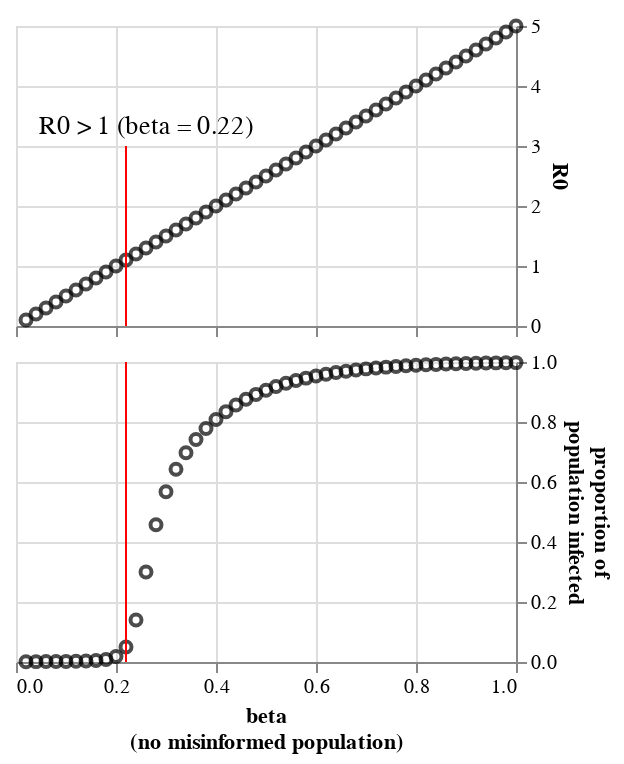

Source (notebook cell):
### Code cell
beta_val = np.round(r0frames[r0frames['r0'] > 1]['beta'].min(), 2)

rule_text_df = pd.DataFrame({
    'x' : [r0frames[r0frames['r0'] > 1]['beta'].min()],
    'y1' : [0],
    'y2' : [3],
    'text' : [f"R0 > 1 (beta = {beta_val})"]
})

r0fig1 = alt.Chart(r0frames).mark_point(color='black', size=30).encode(
    x = alt.X(
        'beta:Q',
        axis = alt.Axis(
            title = None,
            labels = False,
            labelExpr="(datum.value*100) % 10 ? null : datum.label"
        )
    ),
    y = alt.Y(
        "r0:Q",
        title = "R0", axis=alt.Axis(orient='right')
    )
) + alt.Chart(rule_text_df).mark_rule(color = 'red').encode(
    x = 'x:Q',
    y = 'y1:Q',
    y2 = 'y2:Q'
) + alt.Chart(rule_text_df).mark_text(
    dx=10,
    dy=-10,
    fontSize=13
).encode(
    x = 'x:Q',
    y = 'y2:Q',
    text = 'text'
).properties(height=150, width=250)


rule_text_df = pd.DataFrame({
    'x' : [r0frames[r0frames['r0'] > 1]['beta'].min()],
    'y1' : [0],
    'y2' : [1],
    'text' : [f"R0 > 1 (beta = {beta_val})"]
})

tots_fig = alt.Chart(total_frame).mark_point(color='black', size=30).encode(
    x = alt.X(
        "beta:Q",
        axis = alt.Axis(
            title=['beta','(no misinformed population)'],
            labelExpr="(datum.value*100) % 10 ? null : datum.label"
        )
    ),
    y = alt.Y("total_infected:Q", title=['proportion of','population infected'], axis=alt.Axis(orient='right'))
) + alt.Chart(rule_text_df).mark_rule(color = 'red').encode(
    x = 'x:Q',
    y = 'y1:Q',
    y2 = 'y2:Q'
).properties(height=150, width=250)



combined_fig = alt.vconcat(r0fig1, tots_fig, spacing=5)

combined_fig

# .configure_axis(
#     titleFontSize=15,
#     labelFontSize=14,
#     labelAngle=0
# ).configure_legend(
#     titleFontSize=15,
#     labelFontSize=14,
# )

### Figure 1 — Vega-Lite specification as saved in the notebook (floating-point values rounded to 4 significant figures)
{"config": {"view": {"continuousWidth": 400, "continuousHeight": 300}}, "vconcat": [{"layer": [{"data": {"name": "data-3d76ce2fc1f2c8c648bbd63896e3a1fd"}, "mark": {"type": "point", "color": "black", "size": 30}, "encoding": {"x": {"type": "quantitative", "axis": {"labelExpr": "(datum.value*100) % 10 ? null : datum.label", "labels": false, "title": null}, "field": "beta"}, "y": {"type": "quantitative", "axis": {"orient": "right"}, "field": "r0", "title": "R0"}}}, {"data": {"name": "data-d49f589f30f0175e9b459b16569e9431"}, "mark": {"type": "rule", "color": "red"}, "encoding": {"x": {"type": "quantitative", "field": "x"}, "y": {"type": "quantitative", "field": "y1"}, "y2": {"field": "y2"}}}, {"data": {"name": "data-d49f589f30f0175e9b459b16569e9431"}, "mark": {"type": "text", "dx": 10, "dy": -10, "fontSize": 13}, "encoding": {"text": {"type": "nominal", "field": "text"}, "x": {"type": "quantitative", "field": "x"}, "y": {"type": "quantitative", "field": "y2"}}, "height": 150, "width": 250}]}, {"layer": [{"data": {"name": "data-829c63970a8bb743c1d244ce9d675a43"}, "mark": {"type": "point", "color": "black", "size": 30}, "encoding": {"x": {"type": "quantitative", "axis": {"labelExpr": "(datum.value*100) % 10 ? null : datum.label", "title": ["beta", "(no misinformed population)"]}, "field": "beta"}, "y": {"type": "quantitative", "axis": {"orient": "right"}, "field": "total_infected", "title": ["proportion of", "population infected"]}}}, {"data": {"name": "data-f67aa108af929618ab4a4640b5a4139e"}, "mark": {"type": "rule", "color": "red"}, "encoding": {"x": {"type": "quantitative", "field": "x"}, "y": {"type": "quantitative", "field": "y1"}, "y2": {"field": "y2"}}, "height": 150, "width": 250}]}], "spacing": 5, "$schema": "https://vega.github.io/schema/vega-lite/v4.8.1.json", "datasets": {"data-3d76ce2fc1f2c8c648bbd63896e3a1fd": [{"r0": 0.1, "beta": 0.02}, {"r0": 0.2, "beta": 0.04}, {"r0": 0.3, "beta": 0.06}, {"r0": 0.4, "beta": 0.08}, {"r0": 0.5, "beta": 0.1}, {"r0": 0.6, "beta": 0.12}, {"r0": 0.7, "beta": 0.14}, {"r0": 0.8, "beta": 0.16}, {"r0": 0.9, "beta": 0.18}, {"r0": 1.0, "beta": 0.2}, {"r0": 1.1, "beta": 0.22}, {"r0": 1.2, "beta": 0.24}, {"r0": 1.3, "beta": 0.26}, {"r0": 1.4, "beta": 0.28}, {"r0": 1.5, "beta": 0.3}, {"r0": 1.6, "beta": 0.32}, {"r0": 1.7, "beta": 0.34}, {"r0": 1.8, "beta": 0.36}, {"r0": 1.9, "beta": 0.38}, {"r0": 2.0, "beta": 0.4}, {"r0": 2.1, "beta": 0.42}, {"r0": 2.2, "beta": 0.44}, {"r0": 2.3, "beta": 0.46}, {"r0": 2.4, "beta": 0.48}, {"r0": 2.5, "beta": 0.5}, {"r0": 2.6, "beta": 0.52}, {"r0": 2.7, "beta": 0.54}, {"r0": 2.8, "beta": 0.56}, {"r0": 2.9, "beta": 0.58}, {"r0": 3.0, "beta": 0.6}, {"r0": 3.1, "beta": 0.62}, {"r0": 3.2, "beta": 0.64}, {"r0": 3.3, "beta": 0.66}, {"r0": 3.4, "beta": 0.68}, {"r0": 3.5, "beta": 0.7}, {"r0": 3.6, "beta": 0.72}, {"r0": 3.7, "beta": 0.74}, {"r0": 3.8, "beta": 0.76}, {"r0": 3.9, "beta": 0.78}, {"r0": 4.0, "beta": 0.8}, {"r0": 4.1, "beta": 0.82}, {"r0": 4.2, "beta": 0.84}, {"r0": 4.3, "beta": 0.86}, {"r0": 4.4, "beta": 0.88}, {"r0": 4.5, "beta": 0.9}, {"r0": 4.6, "beta": 0.92}, {"r0": 4.7, "beta": 0.94}, {"r0": 4.8, "beta": 0.96}, {"r0": 4.9, "beta": 0.98}, {"r0": 5.0, "beta": 1.0}], "data-d49f589f30f0175e9b459b16569e9431": [{"x": 0.22, "y1": 0, "y2": 3, "text": "R0 > 1 (beta = 0.22)"}], "data-829c63970a8bb743c1d244ce9d675a43": [{"beta": 0.02, "total_infected": 0.001111}, {"beta": 0.04, "total_infected": 0.00125}, {"beta": 0.06, "total_infected": 0.001428}, {"beta": 0.08, "total_infected": 0.001665}, {"beta": 0.1, "total_infected": 0.001997}, {"beta": 0.12, "total_infected": 0.002493}, {"beta": 0.14, "total_infected": 0.00331}, {"beta": 0.16, "total_infected": 0.004861}, {"beta": 0.18, "total_infected": 0.008428}, {"beta": 0.2, "total_infected": 0.01847}, {"beta": 0.22, "total_infected": 0.05023}, {"beta": 0.24, "total_infected": 0.1398}, {"beta": 0.26, "total_infected": 0.2999}, {"beta": 0.28, "total_infected": 0.4574}, {"beta": 0.3, "total_infected": 0.5674}, {"beta": 0.32, "total_infected": 0.6422}, {"beta": 0.34, "total_infected": 0.6977}, {"beta": 0.36, "total_infected": 0.7418}, {"beta": 0.38, "total_infected": 0.7781}, {"beta": 0.4, "total_infected": 0.8086}, {"beta": 0.42, "total_infected": 0.8345}, {"beta": 0.44, "total_infected": 0.8566}, {"beta": 0.46, "total_infected": 0.8756}, {"beta": 0.48, "total_infected": 0.892}, {"beta": 0.5, "total_infected": 0.9061}, {"beta": 0.52, "total_infected": 0.9184}, {"beta": 0.54, "total_infected": 0.929}, {"beta": 0.56, "total_infected": 0.9382}, {"beta": 0.58, "total_infected": 0.9463}, {"beta": 0.6, "total_infected": 0.9533}, {"beta": 0.62, "total_infected": 0.9594}, {"beta": 0.64, "total_infected": 0.9647}, {"beta": 0.66, "total_infected": 0.9694}, {"beta": 0.68, "total_infected": 0.9735}, {"beta": 0.7, "total_infected": 0.977}, {"beta": 0.72, "total_infected": 0.9801}, {"beta": 0.74, "total_infected": 0.9829}, {"beta": 0.76, "total_infected": 0.9852}, {"beta": 0.78, "total_infected": 0.9873}, {"beta": 0.8, "total_infected": 0.9891}, {"beta": 0.82, "total_infected": 0.9906}, {"beta": 0.84, "total_infected": 0.992}, {"beta": 0.86, "total_infected": 0.9932}, {"beta": 0.88, "total_infected": 0.9942}, {"beta": 0.9, "total_infected": 0.9951}, {"beta": 0.92, "total_infected": 0.9958}, {"beta": 0.94, "total_infected": 0.9965}, {"beta": 0.96, "total_infected": 0.9971}, {"beta": 0.98, "total_infected": 0.9975}, {"beta": 1.0, "total_infected": 0.998}], "data-f67aa108af929618ab4a4640b5a4139e": [{"x": 0.22, "y1": 0, "y2": 1, "text": "R0 > 1 (beta = 0.22)"}]}}
